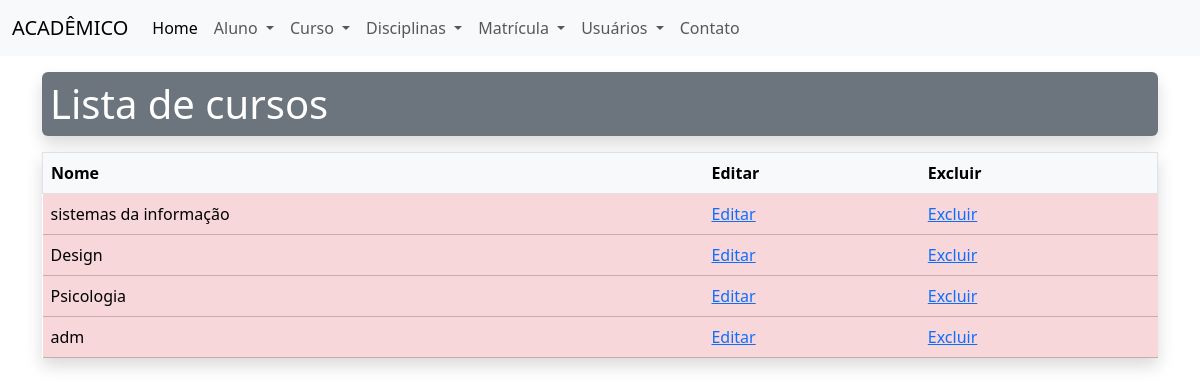
The page /cursos/ on the database as committed earlier.
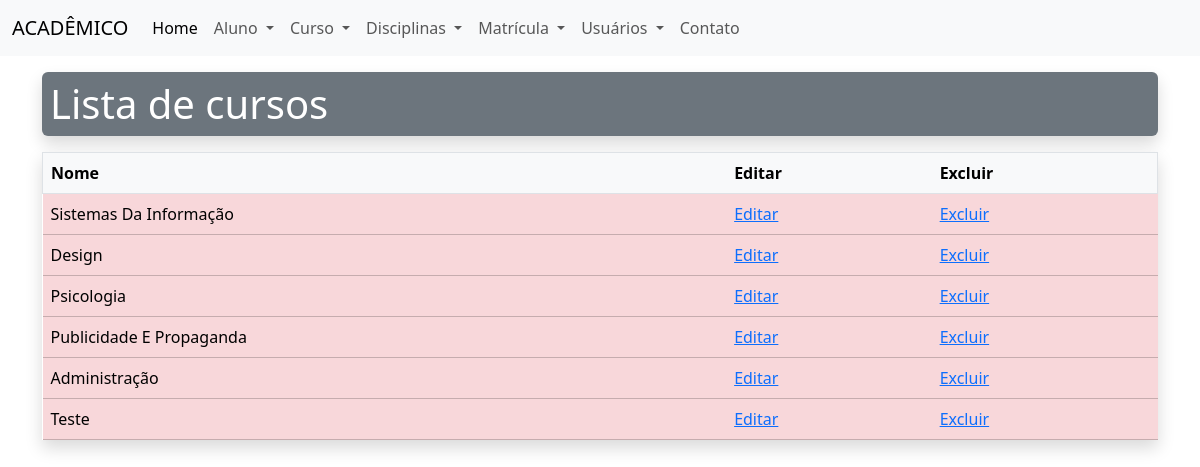
The same page on the database as committed later.
### academico/models.py (models this page shows, shortened)
class Curso(models.Model):
    nome = models.CharField(max_length=100)

### academico/views.py (the view)
# urls.py: path('cursos/', views.cursos, name='cursos'),
def cursos(request):
    cursos = Curso.objects.all()
    dados = {
        'cursos': cursos,
    }
    return render(request, 'academico/lista_cursos.html', dados)

### academico/templates/academico/lista_cursos.html
{% extends 'academico/base.html' %}
{% block content %}
    <div class="container my-3">
        <h1 class="bg-secondary text-white shadow rounded py-2 px-2">Lista de cursos</h1>
    </div>
    <div class="container my-3">
        <table class="table table-danger table-hover shadow">
            <tr class="table-light border">
                <th>Nome</th>
                <th>Editar</th>
                <th>Excluir</th>
            </tr>
            {% for curso in cursos %}
                <tr>
                    <td>{{ curso.nome }}</td>
                    <td><a href="{% url 'editar_curso' curso.id %}">Editar</a></td>
                    <td><a href="{% url 'excluir_curso' curso.id %}">Excluir</a></td>
                </tr>
            {% endfor %}
        </table>
    </div>
{% endblock %}

Rows that differ between the two databases and show on the page:
removed Curso: nome "adm"
changed Curso: nome "sistemas da informação" → "Sistemas Da Informação"
added Curso: nome "Publicidade E Propaganda"
added Curso: nome "Administração"
added Curso: nome "Teste"
